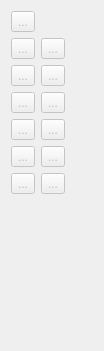
      <widget class="QWidget" name="page">
       <property name="geometry">
        <rect>
         <x>0</x>
         <y>0</y>
         <width>104</width>
         <height>351</height>
        </rect>
       </property>
       <property name="sizePolicy">
        <sizepolicy hsizetype="Expanding" vsizetype="Maximum">
         <horstretch>0</horstretch>
         <verstretch>0</verstretch>
        </sizepolicy>
       </property>
       <property name="toolTip">
        <string>Tools for creating points.</string>
       </property>
       <attribute name="icon">
        <iconset resource="../../libs/vmisc/share/resources/icon.qrc">
         <normaloff>:/icon/16x16/toolsectionpoint.png</normaloff>:/icon/16x16/toolsectionpoint.png</iconset>
       </attribute>
       <attribute name="label">
        <string>Point</string>
       </attribute>
       <attribute name="toolTip">
        <string>Point</string>
       </attribute>
       <layout class="QFormLayout" name="formLayout">
        <property name="fieldGrowthPolicy">
         <enum>QFormLayout::AllNonFixedFieldsGrow</enum>
        </property>
        <item row="2" column="1">
         <widget class="QToolButton" name="toolButtonAlongLine">
          <property name="enabled">
           <bool>false</bool>
          </property>
          <property name="toolTip">
           <string>Point at distance along line</string>
          </property>
          <property name="text">
           <string notr="true">...</string>
          </property>
          <property name="icon">
           <iconset resource="share/resources/toolicon.qrc">
            <normaloff>:/toolicon/32x32/along_line.png</normaloff>:/toolicon/32x32/along_line.png</iconset>
          </property>
          <property name="iconSize">
           <size>
            <width>32</width>
            <height>32</height>
           </size>
          </property>
          <property name="checkable">
           <bool>true</bool>
          </property>
         </widget>
        </item>
        <item row="3" column="0">
         <widget class="QToolButton" name="toolButtonNormal">
          <property name="enabled">
           <bool>false</bool>
          </property>
          <property name="toolTip">
           <string>Point along perpendicular</string>
          </property>
          <property name="text">
           <string notr="true">...</string>
          </property>
          <property name="icon">
           <iconset resource="share/resources/toolicon.qrc">
            <normaloff>:/toolicon/32x32/normal.png</normaloff>:/toolicon/32x32/normal.png</iconset>
          </property>
          <property name="iconSize">
           <size>
            <width>32</width>
            <height>32</height>
           </size>
          </property>
          <property name="checkable">
           <bool>true</bool>
          </property>
         </widget>
        </item>
        <item row="3" column="1">
         <widget class="QToolButton" name="toolButtonBisector">
          <property name="enabled">
           <bool>false</bool>
          </property>
          <property name="toolTip">
           <string>Point along bisector</string>
          </property>
          <property name="text">
           <string notr="true">...</string>
          </property>
          <property name="icon">
           <iconset resource="share/resources/toolicon.qrc">
            <normaloff>:/toolicon/32x32/bisector.png</normaloff>:/toolicon/32x32/bisector.png</iconset>
          </property>
          <property name="iconSize">
           <size>
            <width>32</width>
            <height>32</height>
           </size>
          </property>
          <property name="checkable">
           <bool>true</bool>
          </property>
         </widget>
        </item>
        <item row="5" column="0">
         <widget class="QToolButton" name="toolButtonShoulderPoint">
          <property name="enabled">
           <bool>false</bool>
          </property>
          <property name="toolTip">
           <string>Special point on shoulder</string>
          </property>
          <property name="text">
           <string notr="true">...</string>
          </property>
          <property name="icon">
           <iconset resource="share/resources/toolicon.qrc">
            <normaloff>:/toolicon/32x32/shoulder.png</normaloff>:/toolicon/32x32/shoulder.png</iconset>
          </property>
          <property name="iconSize">
           <size>
            <width>32</width>
            <height>32</height>
           </size>
          </property>
          <property name="checkable">
           <bool>true</bool>
          </property>
         </widget>
        </item>
        <item row="5" column="1">
         <widget class="QToolButton" name="toolButtonPointOfContact">
          <property name="enabled">
           <bool>false</bool>
          </property>
          <property name="toolTip">
           <string>Point at intersection of arc and line</string>
          </property>
          <property name="text">
           <string notr="true">...</string>
          </property>
          <property name="icon">
           <iconset resource="share/resources/toolicon.qrc">
            <normaloff>:/toolicon/32x32/point_of_contact.png</normaloff>:/toolicon/32x32/point_of_contact.png</iconset>
          </property>
          <property name="iconSize">
           <size>
            <width>32</width>
            <height>32</height>
           </size>
          </property>
          <property name="checkable">
           <bool>true</bool>
          </property>
         </widget>
        </item>
        <item row="7" column="0">
         <widget class="QToolButton" name="toolButtonTriangle">
          <property name="enabled">
           <bool>false</bool>
          </property>
          <property name="toolTip">
           <string>Triangle tool</string>
          </property>
          <property name="text">
           <string notr="true">...</string>
          </property>
          <property name="icon">
           <iconset resource="share/resources/toolicon.qrc">
            <normaloff>:/toolicon/32x32/triangle.png</normaloff>:/toolicon/32x32/triangle.png</iconset>
          </property>
          <property name="iconSize">
           <size>
            <width>32</width>
            <height>32</height>
           </size>
          </property>
          <property name="checkable">
           <bool>true</bool>
          </property>
         </widget>
        </item>
        <item row="7" column="1">
         <widget class="QToolButton" name="toolButtonPointOfIntersection">
          <property name="enabled">
           <bool>false</bool>
          </property>
          <property name="toolTip">
           <string>Point from X and Y of two other points</string>
          </property>
          <property name="text">
           <string notr="true">...</string>
          </property>
          <property name="icon">
           <iconset resource="share/resources/toolicon.qrc">
            <normaloff>:/toolicon/32x32/point_of_intersection.png</normaloff>:/toolicon/32x32/point_of_intersection.png</iconset>
          </property>
          <property name="iconSize">
           <size>
            <width>32</width>
            <height>32</height>
           </size>
          </property>
          <property name="checkable">
           <bool>true</bool>
          </property>
         </widget>
        </item>
        <item row="9" column="0">
         <widget class="QToolButton" name="toolButtonHeight">
          <property name="enabled">
           <bool>false</bool>
          </property>
          <property name="toolTip">
           <string>Perpendicular point along line</string>
          </property>
          <property name="text">
           <string notr="true">...</string>
          </property>
          <property name="icon">
           <iconset resource="share/resources/toolicon.qrc">
            <normaloff>:/toolicon/32x32/height.png</normaloff>:/toolicon/32x32/height.png</iconset>
          </property>
          <property name="iconSize">
           <size>
            <width>32</width>
            <height>32</height>
           </size>
          </property>
          <property name="checkable">
           <bool>true</bool>
          </property>
         </widget>
        </item>
        <item row="9" column="1">
         <widget class="QToolButton" name="toolButtonLineIntersectAxis">
          <property name="enabled">
           <bool>false</bool>
          </property>
          <property name="toolTip">
           <string>Point intersect line and axis</string>
          </property>
          <property name="text">
           <string notr="true">...</string>
          </property>
          <property name="icon">
           <iconset resource="share/resources/toolicon.qrc">
            <normaloff>:/toolicon/32x32/line_intersect_axis.png</normaloff>:/toolicon/32x32/line_intersect_axis.png</iconset>
          </property>
          <property name="iconSize">
           <size>
            <width>32</width>
            <height>32</height>
           </size>
          </property>
          <property name="checkable">
           <bool>true</bool>
          </property>
         </widget>
        </item>
        <item row="0" column="0">
         <widget class="QToolButton" name="toolButtonPointerPoint">
          <property name="enabled">
           <bool>false</bool>
          </property>
          <property name="toolTip">
           <string>Tool pointer</string>
          </property>
          <property name="text">
           <string notr="true">...</string>
          </property>
          <property name="icon">
           <iconset resource="../../libs/vmisc/share/resources/icon.qrc">
            <normaloff>:/icon/32x32/arrow_cursor.png</normaloff>:/icon/32x32/arrow_cursor.png</iconset>
          </property>
          <property name="iconSize">
           <size>
            <width>32</width>
            <height>32</height>
           </size>
          </property>
          <property name="checkable">
           <bool>true</bool>
          </property>
         </widget>
        </item>
        <item row="2" column="0">
         <widget class="QToolButton" name="toolButtonEndLine">
          <property name="enabled">
           <bool>false</bool>
          </property>
          <property name="toolTip">
           <string>Point at distance and angle</string>
          </property>
          <property name="text">
           <string notr="true">...</string>
          </property>
          <property name="icon">
           <iconset resource="share/resources/toolicon.qrc">
            <normaloff>:/toolicon/32x32/segment.png</normaloff>:/toolicon/32x32/segment.png</iconset>
          </property>
          <property name="iconSize">
           <size>
            <width>32</width>
            <height>32</height>
           </size>
          </property>
          <property name="checkable">
           <bool>true</bool>
          </property>
         </widget>
        </item>
        <item row="10" column="1">
         <widget class="QToolButton" name="toolButtonEuler">
          <property name="enabled">
           <bool>false</bool>
          </property>
          <property name="toolTip">
           <string>Point at distance and angle</string>
          </property>
          <property name="text">
           <string notr="true">...</string>
          </property>
          <property name="icon">
           <iconset resource="share/resources/toolicon.qrc">
            <normaloff>:/toolicon/32x32/euler.png</normaloff>:/toolicon/32x32/euler.png</iconset>
          </property>
          <property name="iconSize">
           <size>
            <width>32</width>
            <height>32</height>
           </size>
          </property>
          <property name="checkable">
           <bool>true</bool>
          </property>
         </widget>
        </item>
        <item row="10" column="0">
         <widget class="QToolButton" name="toolButtonMidpoint">
          <property name="enabled">
           <bool>false</bool>
          </property>
          <property name="toolTip">
           <string>Midpoint between two points</string>
          </property>
          <property name="text">
           <string notr="true">...</string>
          </property>
          <property name="icon">
           <iconset resource="share/resources/toolicon.qrc">
            <normaloff>:/toolicon/32x32/midpoint.png</normaloff>:/toolicon/32x32/midpoint.png</iconset>
          </property>
          <property name="iconSize">
           <size>
            <width>32</width>
            <height>32</height>
           </size>
          </property>
          <property name="checkable">
           <bool>true</bool>
          </property>
         </widget>
        </item>
       </layout>
      </widget>
